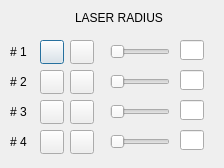
<?xml version="1.0" encoding="UTF-8"?>
<ui version="4.0">
 <class>LaserControl</class>
 <widget class="QDialog" name="LaserControl">
  <property name="geometry">
   <rect>
    <x>0</x>
    <y>0</y>
    <width>224</width>
    <height>168</height>
   </rect>
  </property>
  <property name="mouseTracking">
   <bool>true</bool>
  </property>
  <property name="windowTitle">
   <string>Laser Settings</string>
  </property>
  <widget class="QPushButton" name="BTN_CONTROL_A_1">
   <property name="geometry">
    <rect>
     <x>40</x>
     <y>40</y>
     <width>24</width>
     <height>24</height>
    </rect>
   </property>
   <property name="text">
    <string/>
   </property>
  </widget>
  <widget class="QPushButton" name="BTN_CONTROL_A_2">
   <property name="geometry">
    <rect>
     <x>70</x>
     <y>40</y>
     <width>24</width>
     <height>24</height>
    </rect>
   </property>
   <property name="text">
    <string/>
   </property>
  </widget>
  <widget class="QPushButton" name="BTN_CONTROL_B_2">
   <property name="geometry">
    <rect>
     <x>70</x>
     <y>70</y>
     <width>24</width>
     <height>24</height>
    </rect>
   </property>
   <property name="text">
    <string/>
   </property>
  </widget>
  <widget class="QPushButton" name="BTN_CONTROL_B_1">
   <property name="geometry">
    <rect>
     <x>40</x>
     <y>70</y>
     <width>24</width>
     <height>24</height>
    </rect>
   </property>
   <property name="text">
    <string/>
   </property>
  </widget>
  <widget class="QPushButton" name="BTN_CONTROL_C_1">
   <property name="geometry">
    <rect>
     <x>40</x>
     <y>100</y>
     <width>24</width>
     <height>24</height>
    </rect>
   </property>
   <property name="text">
    <string/>
   </property>
  </widget>
  <widget class="QPushButton" name="BTN_CONTROL_C_2">
   <property name="geometry">
    <rect>
     <x>70</x>
     <y>100</y>
     <width>24</width>
     <height>24</height>
    </rect>
   </property>
   <property name="text">
    <string/>
   </property>
  </widget>
  <widget class="QPushButton" name="BTN_CONTROL_D_1">
   <property name="geometry">
    <rect>
     <x>40</x>
     <y>130</y>
     <width>24</width>
     <height>24</height>
    </rect>
   </property>
   <property name="text">
    <string/>
   </property>
  </widget>
  <widget class="QPushButton" name="BTN_CONTROL_D_2">
   <property name="geometry">
    <rect>
     <x>70</x>
     <y>130</y>
     <width>24</width>
     <height>24</height>
    </rect>
   </property>
   <property name="text">
    <string/>
   </property>
  </widget>
  <widget class="QSlider" name="SLIDER_SPEED_1">
   <property name="geometry">
    <rect>
     <x>110</x>
     <y>44</y>
     <width>60</width>
     <height>16</height>
    </rect>
   </property>
   <property name="orientation">
    <enum>Qt::Horizontal</enum>
   </property>
  </widget>
  <widget class="QLabel" name="LASER_1">
   <property name="geometry">
    <rect>
     <x>10</x>
     <y>44</y>
     <width>32</width>
     <height>16</height>
    </rect>
   </property>
   <property name="text">
    <string># 1</string>
   </property>
  </widget>
  <widget class="QLineEdit" name="EDT_SPEED_1">
   <property name="geometry">
    <rect>
     <x>180</x>
     <y>40</y>
     <width>24</width>
     <height>20</height>
    </rect>
   </property>
  </widget>
  <widget class="QLineEdit" name="EDT_SPEED_2">
   <property name="geometry">
    <rect>
     <x>180</x>
     <y>70</y>
     <width>24</width>
     <height>20</height>
    </rect>
   </property>
  </widget>
  <widget class="QSlider" name="SLIDER_SPEED_2">
   <property name="geometry">
    <rect>
     <x>110</x>
     <y>74</y>
     <width>60</width>
     <height>16</height>
    </rect>
   </property>
   <property name="orientation">
    <enum>Qt::Horizontal</enum>
   </property>
  </widget>
  <widget class="QLabel" name="LASER_2">
   <property name="geometry">
    <rect>
     <x>10</x>
     <y>74</y>
     <width>32</width>
     <height>16</height>
    </rect>
   </property>
   <property name="text">
    <string># 2</string>
   </property>
  </widget>
  <widget class="QLineEdit" name="EDT_SPEED_3">
   <property name="geometry">
    <rect>
     <x>180</x>
     <y>100</y>
     <width>24</width>
     <height>20</height>
    </rect>
   </property>
  </widget>
  <widget class="QSlider" name="SLIDER_SPEED_3">
   <property name="geometry">
    <rect>
     <x>110</x>
     <y>104</y>
     <width>60</width>
     <height>16</height>
    </rect>
   </property>
   <property name="orientation">
    <enum>Qt::Horizontal</enum>
   </property>
  </widget>
  <widget class="QLabel" name="LASER_3">
   <property name="geometry">
    <rect>
     <x>10</x>
     <y>104</y>
     <width>32</width>
     <height>16</height>
    </rect>
   </property>
   <property name="text">
    <string># 3</string>
   </property>
  </widget>
  <widget class="QLineEdit" name="EDT_SPEED_4">
   <property name="geometry">
    <rect>
     <x>180</x>
     <y>130</y>
     <width>24</width>
     <height>20</height>
    </rect>
   </property>
  </widget>
  <widget class="QSlider" name="SLIDER_SPEED_4">
   <property name="geometry">
    <rect>
     <x>110</x>
     <y>134</y>
     <width>60</width>
     <height>16</height>
    </rect>
   </property>
   <property name="orientation">
    <enum>Qt::Horizontal</enum>
   </property>
  </widget>
  <widget class="QLabel" name="LASER_4">
   <property name="geometry">
    <rect>
     <x>10</x>
     <y>134</y>
     <width>32</width>
     <height>16</height>
    </rect>
   </property>
   <property name="text">
    <string># 4</string>
   </property>
  </widget>
  <widget class="QLabel" name="label">
   <property name="geometry">
    <rect>
     <x>75</x>
     <y>10</y>
     <width>100</width>
     <height>16</height>
    </rect>
   </property>
   <property name="text">
    <string>LASER RADIUS</string>
   </property>
  </widget>
 </widget>
 <resources/>
 <connections/>
</ui>
